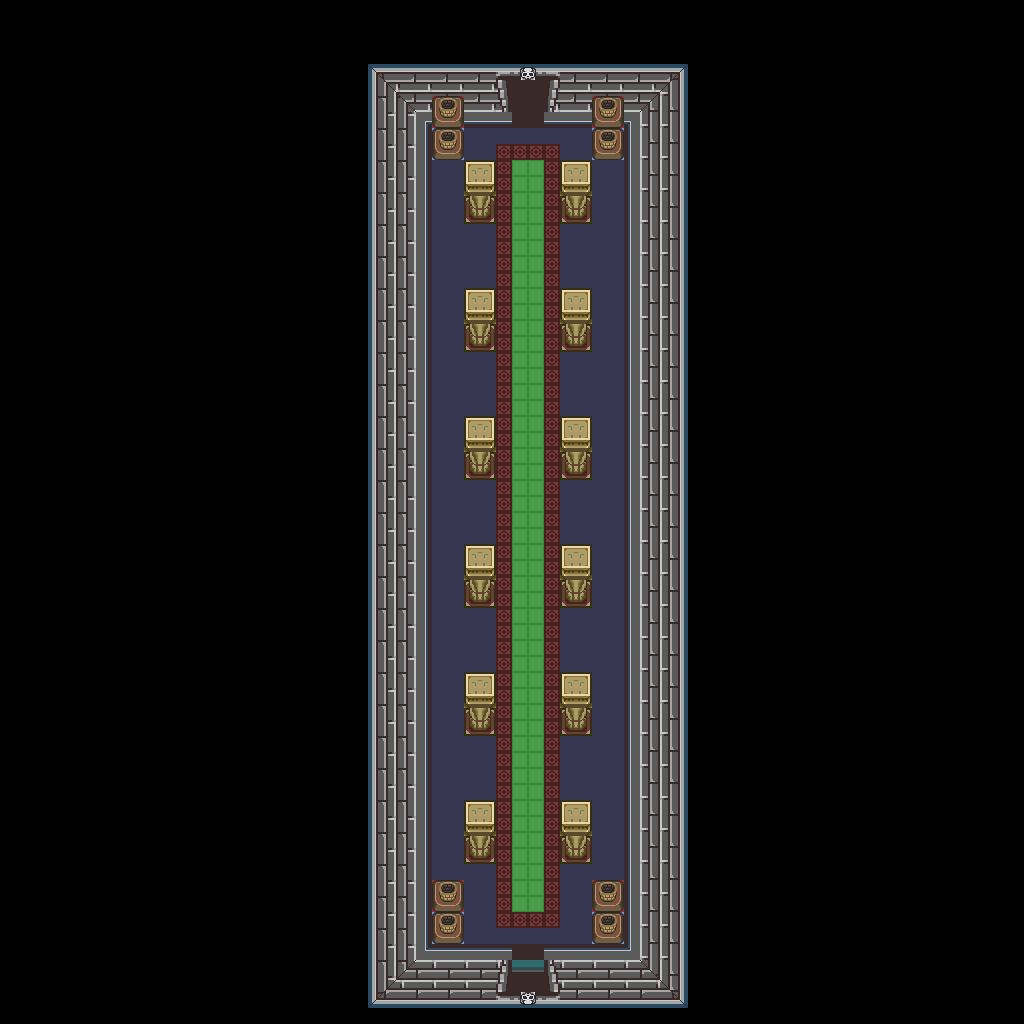

This is a level from a 2D game, rendered from its Tiled map with the project's own tilesets. A one-line summary and the map file follow, with tile-layer data summarised:
An orthogonal 64x64 tile map with 16x16 px tiles, 1 tile layer (base), 1 hidden layer not drawn and 19 objects.

<map version="1.10" tiledversion="1.12.1" orientation="orthogonal" renderorder="right-down" width="64" height="64" tilewidth="16" tileheight="16" infinite="0" nextlayerid="3" nextobjectid="20">
 <tileset firstgid="1" source="../classiciphone_pics4.tsx" />
 <layer id="1" name="base" width="64" height="64">
  <data>[4096 cells, 4096 non-empty, 89 distinct tile ids]</data>
 </layer>
 <layer id="2" name="collision" width="64" height="64" visible="0">
  <properties><property name="collision" value="true" /></properties>
  <data>[4096 cells, 3592 non-empty, 1 distinct tile ids]</data>
 </layer>
 <objectgroup id="3" name="npcs">
  <object id="1" x="512.0" y="944.0" width="16" height="16">
   <properties>
    <property name="gani" value="darkstep.png" />
    <property name="script" type="string">-- Auto-converted from GraalScript
-- [CLIENT-SIDE — server no-op]
-- if (created) {
-- drawunderplayer;
-- dontblock;
-- }</property>
   </properties>
  </object>
  <object id="2" x="560.0" y="672.0" width="16" height="16">
   <properties>
    <property name="gani" value="darkpillar.png" />
    <property name="script" type="string">-- Auto-converted from GraalScript
-- [CLIENT-SIDE — server no-op]
-- if (created) {
-- drawunderplayer;
-- }</property>
   </properties>
  </object>
  <object id="3" x="560.0" y="800.0" width="16" height="16">
   <properties>
    <property name="gani" value="darkpillar.png" />
    <property name="script" type="string">-- Auto-converted from GraalScript
-- [CLIENT-SIDE — server no-op]
-- if (created) {
-- drawunderplayer;
-- }</property>
   </properties>
  </object>
  <object id="4" x="464.0" y="800.0" width="16" height="16">
   <properties>
    <property name="gani" value="darkpillar.png" />
    <property name="script" type="string">-- Auto-converted from GraalScript
-- [CLIENT-SIDE — server no-op]
-- if (created) {
-- drawunderplayer;
-- }</property>
   </properties>
  </object>
  <object id="5" x="464.0" y="672.0" width="16" height="16">
   <properties>
    <property name="gani" value="darkpillar.png" />
    <property name="script" type="string">-- Auto-converted from GraalScript
-- [CLIENT-SIDE — server no-op]
-- if (created) {
-- drawunderplayer;
-- }</property>
   </properties>
  </object>
  <object id="6" x="560.0" y="544.0" width="16" height="16">
   <properties>
    <property name="gani" value="darkpillar.png" />
    <property name="script" type="string">-- Auto-converted from GraalScript
-- [CLIENT-SIDE — server no-op]
-- if (created) {
-- drawunderplayer;
-- }</property>
   </properties>
  </object>
  <object id="7" x="464.0" y="544.0" width="16" height="16">
   <properties>
    <property name="gani" value="darkpillar.png" />
    <property name="script" type="string">-- Auto-converted from GraalScript
-- [CLIENT-SIDE — server no-op]
-- if (created) {
-- drawunderplayer;
-- }</property>
   </properties>
  </object>
  <object id="8" x="560.0" y="416.0" width="16" height="16">
   <properties>
    <property name="gani" value="darkpillar.png" />
    <property name="script" type="string">-- Auto-converted from GraalScript
-- [CLIENT-SIDE — server no-op]
-- if (created) {
-- drawunderplayer;
-- }</property>
   </properties>
  </object>
  <object id="9" x="464.0" y="416.0" width="16" height="16">
   <properties>
    <property name="gani" value="darkpillar.png" />
    <property name="script" type="string">-- Auto-converted from GraalScript
-- [CLIENT-SIDE — server no-op]
-- if (created) {
-- drawunderplayer;
-- }</property>
   </properties>
  </object>
  <object id="10" x="560.0" y="288.0" width="16" height="16">
   <properties>
    <property name="gani" value="darkpillar.png" />
    <property name="script" type="string">-- Auto-converted from GraalScript
-- [CLIENT-SIDE — server no-op]
-- if (created) {
-- drawunderplayer;
-- }</property>
   </properties>
  </object>
  <object id="11" x="464.0" y="288.0" width="16" height="16">
   <properties>
    <property name="gani" value="darkpillar.png" />
    <property name="script" type="string">-- Auto-converted from GraalScript
-- [CLIENT-SIDE — server no-op]
-- if (created) {
-- drawunderplayer;
-- }</property>
   </properties>
  </object>
  <object id="12" x="560.0" y="160.0" width="16" height="16">
   <properties>
    <property name="gani" value="darkpillar.png" />
    <property name="script" type="string">-- Auto-converted from GraalScript
-- [CLIENT-SIDE — server no-op]
-- if (created) {
-- drawunderplayer;
-- }</property>
   </properties>
  </object>
  <object id="13" x="464.0" y="160.0" width="16" height="16">
   <properties>
    <property name="gani" value="darkpillar.png" />
    <property name="script" type="string">-- Auto-converted from GraalScript
-- [CLIENT-SIDE — server no-op]
-- if (created) {
-- drawunderplayer;
-- }</property>
   </properties>
  </object>
  <object id="14" x="512.0" y="112.0" width="16" height="16">
   <properties>
    <property name="gani" value="darkstep1.png" />
    <property name="script" type="string">-- Auto-converted from GraalScript
-- [CLIENT-SIDE — server no-op]
-- if (created) {
-- drawunderplayer;
-- dontblock;
-- }</property>
   </properties>
  </object>
  <object id="15" x="512.0" y="80.0" width="16" height="16">
   <properties>
    <property name="gani" value="darkstep5.png" />
    <property name="script" type="string">-- Auto-converted from GraalScript
-- [CLIENT-SIDE — server no-op]
-- if (created) {
-- drawunderplayer;
-- dontblock;
-- enableweapons;
-- }</property>
   </properties>
  </object>
  <object id="16" x="544.0" y="48.0" width="16" height="16">
   <properties>
    <property name="gani" value="light2.png" />
    <property name="script" type="string">-- Auto-converted from GraalScript
-- // NPC made by Stefan Knorr
-- if (created) {
-- setimg light2.png;
self.dontblock = true
-- y=y+.5;
end
-- [CLIENT-SIDE — server no-op]
-- if (created || playerenters) {
-- setcoloreffect 1,0,0,0.66;
-- drawaslight;
-- }</property>
   </properties>
  </object>
  <object id="17" x="384.0" y="48.0" width="16" height="16">
   <properties>
    <property name="gani" value="light2.png" />
    <property name="script" type="string">-- Auto-converted from GraalScript
-- // NPC made by Stefan Knorr
-- if (created) {
-- setimg light2.png;
self.dontblock = true
-- y=y+.5;
end
-- [CLIENT-SIDE — server no-op]
-- if (created || playerenters) {
-- setcoloreffect 1,0,0,0.66;
-- drawaslight;
-- }</property>
   </properties>
  </object>
  <object id="18" x="384.0" y="832.0" width="16" height="16">
   <properties>
    <property name="gani" value="light2.png" />
    <property name="script" type="string">-- Auto-converted from GraalScript
-- // NPC made by Stefan Knorr
-- if (created) {
-- setimg light2.png;
self.dontblock = true
-- y=y+.5;
-- x=x-.5;
end
-- [CLIENT-SIDE — server no-op]
-- if (created || playerenters) {
-- setcoloreffect 1,0,0,0.66;
-- drawaslight;
-- }</property>
   </properties>
  </object>
  <object id="19" x="544.0" y="832.0" width="16" height="16">
   <properties>
    <property name="gani" value="light2.png" />
    <property name="script" type="string">-- Auto-converted from GraalScript
-- // NPC made by Stefan Knorr
-- if (created) {
-- setimg light2.png;
self.dontblock = true
-- y=y+.5;
end
-- [CLIENT-SIDE — server no-op]
-- if (created || playerenters) {
-- setcoloreffect 1,0,0,0.66;
-- drawaslight;
-- }</property>
   </properties>
  </object>
 </objectgroup>
</map>
